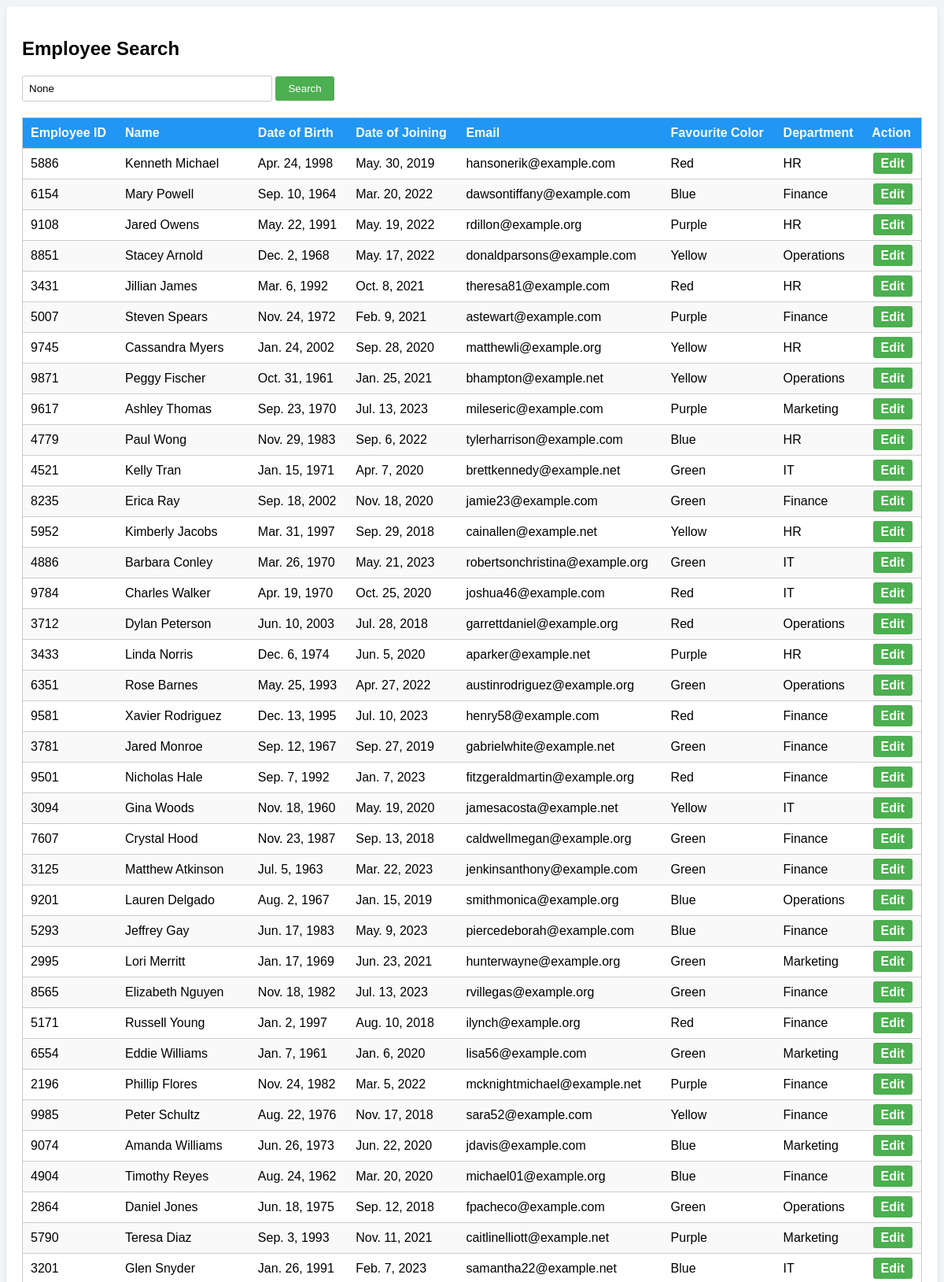
The app's page /search/ (signed in, upper part) with its own data.
### employee_data_service/models.py (models this page shows, shortened)
class Employee(models.Model):
    name = models.CharField(max_length=255)
    dob = models.DateTimeField(null=True)
    doj = models.DateTimeField(null=True)
    email = models.EmailField()
    eId=models.BigIntegerField(primary_key=True,null=False)
    fc=models.CharField(max_length=15)
    ff=models.CharField(max_length=50)
    dept=models.CharField(max_length=50, null=True)

### employee_data_service/views.py (the view)
# urls.py: path('search/', search_employees, name='search_employees')
@login_required(login_url='login')
@user_passes_test(lambda u: u.is_superuser)
@capture_span("searching", "custom")
def search_employees(request):
    try:
        query = request.GET.get('q')
        if query:
            employees = Employee.objects.filter(
                Q(name__icontains=query) | Q(dept__icontains=query))
        else:
            employees = Employee.objects.all()
        return render(request, 'employee_search.html', {'employees': employees, 'query': query})
    except Exception as e:
        logger.error(f"Error during employee search: {str(e)}", exc_info=True)
        return render(request, 'employee_search.html', {'error_message': 'An error occurred during employee search.'})

### employee_data_service/templates/employee_search.html (shortened to what this page needs)
<!DOCTYPE html>
<html>
<head>
    </head>
<body>
    <div class="container">
        <h2>Employee Search</h2>
        <form action="{% url 'search_employees' %}" method="GET">
            <input type="text" name="q" value="{{ query }}">
            <button type="submit">Search</button>
        </form>
        <table>
            <thead>
                <tr>
                    <th>Employee ID</th>
                    <th>Name</th>
                    <th>Date of Birth</th>
                    <th>Date of Joining</th>
                    <th>Email</th>
                    <th>Favourite Color</th>
                    <th>Department</th>
                    <th>Action</th>
                </tr>
            </thead>
            <tbody>
                {% for employee in employees %}
                <tr>
                    <td>{{ employee.eId }}</td>
                    <td>{{ employee.name }}</td>
                    <td>{{ employee.dob|date:"M. j, Y" }}</td>
                    <td>{{ employee.doj|date:"M. j, Y" }}</td>
                    <td>{{ employee.email }}</td>
                    <td>{{ employee.fc }}</td>
                    <td>{{ employee.dept }}</td>
                    <td class="edit-cell">
                        <a class="edit-button" href="{% url 'edit_employee' eId=employee.eId %}">Edit</a>
                    </td>
                </tr>
                {% empty %}
                <tr>
                    <td colspan="2">No employees found.</td>
                </tr>
                {% endfor %}
            </tbody>
        </table>
    </div>
</body>
</html>

### employee_data_service/templates/employee_search.html (style rules this page uses)
body { background-color: #f1f5f8; font-family: Arial, sans-serif; }
.container { max-width: 1200px; margin: 0 auto; padding: 20px; background-color: #fff; border-radius: 5px; box-shadow: 0 2px 5px rgba(0, 0, 0, 0.1); }
table { width: 100%; border-collapse: collapse; margin-top: 20px; border: 1px solid #ccc; }
th, td { padding: 10px; text-align: left; border-bottom: 1px solid #ccc; }
th { background-color: #2196f3; color: #fff; }
tr:nth-child(even) { background-color: #f9f9f9; }
.edit-button { background-color: #4CAF50; color: #fff; border: none; padding: 5px 10px; border-radius: 3px; text-decoration: none; font-weight: bold; }
.edit-cell { white-space: nowrap; text-align: center; }
form { margin-bottom: 20px; }
input[type="text"] { padding: 8px; border: 1px solid #ccc; border-radius: 3px; width: 300px; }
button[type="submit"] { padding: 8px 16px; background-color: #4CAF50; color: #fff; border: none; border-radius: 3px; cursor: pointer; }

### records on screen
Employee: eId "5886", name "Kenneth Michael", dob "Apr. 24, 1998", doj "May. 30, 2019", email "hansonerik@example.com", fc "Red", dept "HR"
Employee: eId "6154", name "Mary Powell", dob "Sep. 10, 1964", doj "Mar. 20, 2022", email "dawsontiffany@example.com", fc "Blue", dept "Finance"
Employee: eId "9108", name "Jared Owens", dob "May. 22, 1991", doj "May. 19, 2022", email "rdillon@example.org", fc "Purple", dept "HR"
Employee: eId "8851", name "Stacey Arnold", dob "Dec. 2, 1968", doj "May. 17, 2022", email "donaldparsons@example.com", fc "Yellow", dept "Operations"
Employee: eId "3431", name "Jillian James", dob "Mar. 6, 1992", doj "Oct. 8, 2021", email "theresa81@example.com", fc "Red", dept "HR"
Employee: eId "5007", name "Steven Spears", dob "Nov. 24, 1972", doj "Feb. 9, 2021", email "astewart@example.com", fc "Purple", dept "Finance"
Employee: eId "9745", name "Cassandra Myers", dob "Jan. 24, 2002", doj "Sep. 28, 2020", email "matthewli@example.org", fc "Yellow", dept "HR"
Employee: eId "9871", name "Peggy Fischer", dob "Oct. 31, 1961", doj "Jan. 25, 2021", email "bhampton@example.net", fc "Yellow", dept "Operations"
Employee: eId "9617", name "Ashley Thomas", dob "Sep. 23, 1970", doj "Jul. 13, 2023", email "mileseric@example.com", fc "Purple", dept "Marketing"
Employee: eId "4779", name "Paul Wong", dob "Nov. 29, 1983", doj "Sep. 6, 2022", email "tylerharrison@example.com", fc "Blue", dept "HR"
Employee: eId "4521", name "Kelly Tran", dob "Jan. 15, 1971", doj "Apr. 7, 2020", email "brettkennedy@example.net", fc "Green", dept "IT"
Employee: eId "8235", name "Erica Ray", dob "Sep. 18, 2002", doj "Nov. 18, 2020", email "jamie23@example.com", fc "Green", dept "Finance"
Employee: eId "5952", name "Kimberly Jacobs", dob "Mar. 31, 1997", doj "Sep. 29, 2018", email "cainallen@example.net", fc "Yellow", dept "HR"
Employee: eId "4886", name "Barbara Conley", dob "Mar. 26, 1970", doj "May. 21, 2023", email "robertsonchristina@example.org", fc "Green", dept "IT"
Employee: eId "9784", name "Charles Walker", dob "Apr. 19, 1970", doj "Oct. 25, 2020", email "joshua46@example.com", fc "Red", dept "IT"
Employee: eId "3712", name "Dylan Peterson", dob "Jun. 10, 2003", doj "Jul. 28, 2018", email "garrettdaniel@example.org", fc "Red", dept "Operations"
Employee: eId "3433", name "Linda Norris", dob "Dec. 6, 1974", doj "Jun. 5, 2020", email "aparker@example.net", fc "Purple", dept "HR"
Employee: eId "6351", name "Rose Barnes", dob "May. 25, 1993", doj "Apr. 27, 2022", email "austinrodriguez@example.org", fc "Green", dept "Operations"
Employee: eId "9581", name "Xavier Rodriguez", dob "Dec. 13, 1995", doj "Jul. 10, 2023", email "henry58@example.com", fc "Red", dept "Finance"
Employee: eId "3781", name "Jared Monroe", dob "Sep. 12, 1967", doj "Sep. 27, 2019", email "gabrielwhite@example.net", fc "Green", dept "Finance"
Employee: eId "9501", name "Nicholas Hale", dob "Sep. 7, 1992", doj "Jan. 7, 2023", email "fitzgeraldmartin@example.org", fc "Red", dept "Finance"
Employee: eId "3094", name "Gina Woods", dob "Nov. 18, 1960", doj "May. 19, 2020", email "jamesacosta@example.net", fc "Yellow", dept "IT"
Employee: eId "7607", name "Crystal Hood", dob "Nov. 23, 1987", doj "Sep. 13, 2018", email "caldwellmegan@example.org", fc "Green", dept "Finance"
Employee: eId "3125", name "Matthew Atkinson", dob "Jul. 5, 1963", doj "Mar. 22, 2023", email "jenkinsanthony@example.com", fc "Green", dept "Finance"
Employee: eId "9201", name "Lauren Delgado", dob "Aug. 2, 1967", doj "Jan. 15, 2019", email "smithmonica@example.org", fc "Blue", dept "Operations"
Employee: eId "5293", name "Jeffrey Gay", dob "Jun. 17, 1983", doj "May. 9, 2023", email "piercedeborah@example.com", fc "Blue", dept "Finance"
Employee: eId "2995", name "Lori Merritt", dob "Jan. 17, 1969", doj "Jun. 23, 2021", email "hunterwayne@example.org", fc "Green", dept "Marketing"
Employee: eId "8565", name "Elizabeth Nguyen", dob "Nov. 18, 1982", doj "Jul. 13, 2023", email "rvillegas@example.org", fc "Green", dept "Finance"
Employee: eId "5171", name "Russell Young", dob "Jan. 2, 1997", doj "Aug. 10, 2018", email "ilynch@example.org", fc "Red", dept "Finance"
Employee: eId "6554", name "Eddie Williams", dob "Jan. 7, 1961", doj "Jan. 6, 2020", email "lisa56@example.com", fc "Green", dept "Marketing"
Employee: eId "2196", name "Phillip Flores", dob "Nov. 24, 1982", doj "Mar. 5, 2022", email "mcknightmichael@example.net", fc "Purple", dept "Finance"
Employee: eId "9985", name "Peter Schultz", dob "Aug. 22, 1976", doj "Nov. 17, 2018", email "sara52@example.com", fc "Yellow", dept "Finance"
Employee: eId "9074", name "Amanda Williams", dob "Jun. 26, 1973", doj "Jun. 22, 2020", email "jdavis@example.com", fc "Blue", dept "Marketing"
Employee: eId "4904", name "Timothy Reyes", dob "Aug. 24, 1962", doj "Mar. 20, 2020", email "michael01@example.org", fc "Blue", dept "Finance"
Employee: eId "2864", name "Daniel Jones", dob "Jun. 18, 1975", doj "Sep. 12, 2018", email "fpacheco@example.com", fc "Green", dept "Operations"
Employee: eId "5790", name "Teresa Diaz", dob "Sep. 3, 1993", doj "Nov. 11, 2021", email "caitlinelliott@example.net", fc "Purple", dept "Marketing"
Employee: eId "3201", name "Glen Snyder", dob "Jan. 26, 1991", doj "Feb. 7, 2023", email "samantha22@example.net", fc "Blue", dept "IT"
